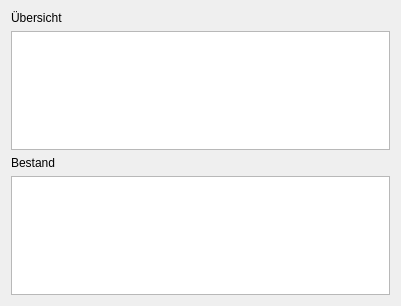
<?xml version="1.0" encoding="UTF-8"?>
<ui version="4.0">
 <class>DuengerWidget</class>
 <widget class="QWidget" name="DuengerWidget">
  <property name="geometry">
   <rect>
    <x>0</x>
    <y>0</y>
    <width>401</width>
    <height>306</height>
   </rect>
  </property>
  <property name="windowTitle">
   <string>Form</string>
  </property>
  <layout class="QVBoxLayout" name="verticalLayout">
   <item>
    <widget class="QLabel" name="label_15">
     <property name="text">
      <string>Übersicht</string>
     </property>
    </widget>
   </item>
   <item>
    <widget class="QTableView" name="tableDunger"/>
   </item>
   <item>
    <widget class="QLabel" name="label_23">
     <property name="text">
      <string>Bestand</string>
     </property>
    </widget>
   </item>
   <item>
    <widget class="QTableView" name="tableDungerbestand_2"/>
   </item>
  </layout>
 </widget>
 <resources/>
 <connections/>
</ui>
